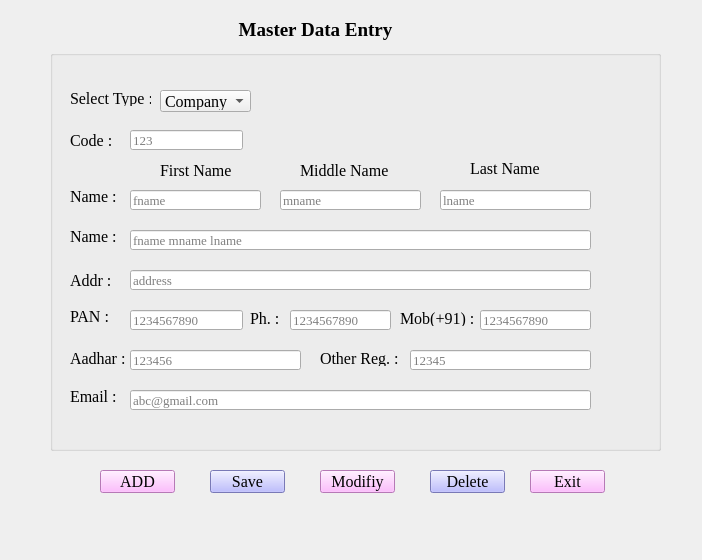
<?xml version="1.0" encoding="UTF-8"?>
<ui version="4.0">
 <class>CompanyDetails</class>
 <widget class="QMainWindow" name="CompanyDetails">
  <property name="geometry">
   <rect>
    <x>0</x>
    <y>0</y>
    <width>702</width>
    <height>560</height>
   </rect>
  </property>
  <property name="windowTitle">
   <string>MainWindow</string>
  </property>
  <property name="styleSheet">
   <string notr="true">border-bottom-color: rgb(255, 85, 0);</string>
  </property>
  <widget class="QWidget" name="centralwidget">
   <widget class="QGroupBox" name="groupBox">
    <property name="geometry">
     <rect>
      <x>50</x>
      <y>50</y>
      <width>611</width>
      <height>401</height>
     </rect>
    </property>
    <property name="font">
     <font>
      <family>Times New Roman</family>
      <pointsize>14</pointsize>
      <weight>75</weight>
      <bold>true</bold>
     </font>
    </property>
    <property name="styleSheet">
     <string notr="true">QGroupBox {border: 2px solid orange;};</string>
    </property>
    <property name="title">
     <string/>
    </property>
    <property name="alignment">
     <set>Qt::AlignCenter</set>
    </property>
    <widget class="QLabel" name="label1">
     <property name="geometry">
      <rect>
       <x>20</x>
       <y>80</y>
       <width>51</width>
       <height>20</height>
      </rect>
     </property>
     <property name="font">
      <font>
       <family>Times New Roman</family>
       <pointsize>12</pointsize>
       <weight>50</weight>
       <bold>false</bold>
      </font>
     </property>
     <property name="text">
      <string>Code :</string>
     </property>
    </widget>
    <widget class="QLineEdit" name="lineEdit1">
     <property name="geometry">
      <rect>
       <x>80</x>
       <y>80</y>
       <width>113</width>
       <height>20</height>
      </rect>
     </property>
     <property name="font">
      <font>
       <family>Times New Roman</family>
       <pointsize>10</pointsize>
       <weight>50</weight>
       <bold>false</bold>
      </font>
     </property>
     <property name="styleSheet">
      <string notr="true">gridline-color: rgb(255, 85, 0);</string>
     </property>
     <property name="placeholderText">
      <string>123</string>
     </property>
    </widget>
    <widget class="QLabel" name="label3">
     <property name="geometry">
      <rect>
       <x>110</x>
       <y>110</y>
       <width>71</width>
       <height>20</height>
      </rect>
     </property>
     <property name="font">
      <font>
       <family>Times New Roman</family>
       <pointsize>12</pointsize>
       <weight>50</weight>
       <bold>false</bold>
      </font>
     </property>
     <property name="text">
      <string>First Name</string>
     </property>
    </widget>
    <widget class="QLabel" name="label4">
     <property name="geometry">
      <rect>
       <x>250</x>
       <y>110</y>
       <width>91</width>
       <height>20</height>
      </rect>
     </property>
     <property name="font">
      <font>
       <family>Times New Roman</family>
       <pointsize>12</pointsize>
       <weight>50</weight>
       <bold>false</bold>
      </font>
     </property>
     <property name="text">
      <string>Middle Name</string>
     </property>
    </widget>
    <widget class="QLabel" name="label5">
     <property name="geometry">
      <rect>
       <x>420</x>
       <y>110</y>
       <width>71</width>
       <height>16</height>
      </rect>
     </property>
     <property name="font">
      <font>
       <family>Times New Roman</family>
       <pointsize>12</pointsize>
       <weight>50</weight>
       <bold>false</bold>
      </font>
     </property>
     <property name="text">
      <string>Last Name</string>
     </property>
    </widget>
    <widget class="QLabel" name="label6">
     <property name="geometry">
      <rect>
       <x>20</x>
       <y>140</y>
       <width>47</width>
       <height>13</height>
      </rect>
     </property>
     <property name="font">
      <font>
       <family>Times New Roman</family>
       <pointsize>12</pointsize>
       <weight>50</weight>
       <bold>false</bold>
      </font>
     </property>
     <property name="text">
      <string>Name : </string>
     </property>
    </widget>
    <widget class="QLineEdit" name="lineEdit3">
     <property name="geometry">
      <rect>
       <x>80</x>
       <y>140</y>
       <width>131</width>
       <height>20</height>
      </rect>
     </property>
     <property name="font">
      <font>
       <family>Times New Roman</family>
       <pointsize>10</pointsize>
       <weight>50</weight>
       <bold>false</bold>
      </font>
     </property>
     <property name="placeholderText">
      <string>fname</string>
     </property>
    </widget>
    <widget class="QLineEdit" name="lineEdit4">
     <property name="geometry">
      <rect>
       <x>230</x>
       <y>140</y>
       <width>141</width>
       <height>20</height>
      </rect>
     </property>
     <property name="font">
      <font>
       <family>Times New Roman</family>
       <pointsize>10</pointsize>
       <weight>50</weight>
       <bold>false</bold>
      </font>
     </property>
     <property name="placeholderText">
      <string>mname</string>
     </property>
    </widget>
    <widget class="QLineEdit" name="lineEdit5">
     <property name="geometry">
      <rect>
       <x>390</x>
       <y>140</y>
       <width>151</width>
       <height>20</height>
      </rect>
     </property>
     <property name="font">
      <font>
       <family>Times New Roman</family>
       <pointsize>10</pointsize>
       <weight>50</weight>
       <bold>false</bold>
      </font>
     </property>
     <property name="placeholderText">
      <string>lname</string>
     </property>
    </widget>
    <widget class="QLabel" name="label7">
     <property name="geometry">
      <rect>
       <x>20</x>
       <y>180</y>
       <width>47</width>
       <height>13</height>
      </rect>
     </property>
     <property name="font">
      <font>
       <family>Times New Roman</family>
       <pointsize>12</pointsize>
       <weight>50</weight>
       <bold>false</bold>
      </font>
     </property>
     <property name="text">
      <string>Name : </string>
     </property>
    </widget>
    <widget class="QLineEdit" name="lineEdit6">
     <property name="geometry">
      <rect>
       <x>80</x>
       <y>180</y>
       <width>461</width>
       <height>20</height>
      </rect>
     </property>
     <property name="font">
      <font>
       <family>Times New Roman</family>
       <pointsize>10</pointsize>
       <weight>50</weight>
       <bold>false</bold>
      </font>
     </property>
     <property name="placeholderText">
      <string>fname mname lname</string>
     </property>
    </widget>
    <widget class="QLabel" name="label8">
     <property name="geometry">
      <rect>
       <x>20</x>
       <y>220</y>
       <width>47</width>
       <height>20</height>
      </rect>
     </property>
     <property name="font">
      <font>
       <family>Times New Roman</family>
       <pointsize>12</pointsize>
       <weight>50</weight>
       <bold>false</bold>
      </font>
     </property>
     <property name="text">
      <string>Addr :</string>
     </property>
    </widget>
    <widget class="QLineEdit" name="lineEdit7">
     <property name="geometry">
      <rect>
       <x>80</x>
       <y>220</y>
       <width>461</width>
       <height>20</height>
      </rect>
     </property>
     <property name="font">
      <font>
       <family>Times New Roman</family>
       <pointsize>10</pointsize>
       <weight>50</weight>
       <bold>false</bold>
      </font>
     </property>
     <property name="placeholderText">
      <string>address</string>
     </property>
    </widget>
    <widget class="QLabel" name="label9">
     <property name="geometry">
      <rect>
       <x>20</x>
       <y>260</y>
       <width>47</width>
       <height>13</height>
      </rect>
     </property>
     <property name="font">
      <font>
       <family>Times New Roman</family>
       <pointsize>12</pointsize>
       <weight>50</weight>
       <bold>false</bold>
      </font>
     </property>
     <property name="text">
      <string>PAN :</string>
     </property>
    </widget>
    <widget class="QLineEdit" name="lineEdit">
     <property name="geometry">
      <rect>
       <x>80</x>
       <y>260</y>
       <width>113</width>
       <height>20</height>
      </rect>
     </property>
     <property name="font">
      <font>
       <family>Times New Roman</family>
       <pointsize>10</pointsize>
       <weight>50</weight>
       <bold>false</bold>
      </font>
     </property>
     <property name="placeholderText">
      <string>1234567890</string>
     </property>
    </widget>
    <widget class="QLabel" name="label">
     <property name="geometry">
      <rect>
       <x>200</x>
       <y>260</y>
       <width>31</width>
       <height>16</height>
      </rect>
     </property>
     <property name="font">
      <font>
       <family>Times New Roman</family>
       <pointsize>12</pointsize>
       <weight>50</weight>
       <bold>false</bold>
      </font>
     </property>
     <property name="text">
      <string>Ph. :</string>
     </property>
    </widget>
    <widget class="QLineEdit" name="lineEdit_2">
     <property name="geometry">
      <rect>
       <x>240</x>
       <y>260</y>
       <width>101</width>
       <height>20</height>
      </rect>
     </property>
     <property name="font">
      <font>
       <family>Times New Roman</family>
       <pointsize>10</pointsize>
       <weight>50</weight>
       <bold>false</bold>
      </font>
     </property>
     <property name="placeholderText">
      <string>1234567890</string>
     </property>
    </widget>
    <widget class="QLabel" name="label_2">
     <property name="geometry">
      <rect>
       <x>350</x>
       <y>260</y>
       <width>81</width>
       <height>16</height>
      </rect>
     </property>
     <property name="font">
      <font>
       <family>Times New Roman</family>
       <pointsize>12</pointsize>
       <weight>50</weight>
       <bold>false</bold>
      </font>
     </property>
     <property name="text">
      <string>Mob(+91) :</string>
     </property>
    </widget>
    <widget class="QLineEdit" name="lineEdit_3">
     <property name="geometry">
      <rect>
       <x>430</x>
       <y>260</y>
       <width>111</width>
       <height>20</height>
      </rect>
     </property>
     <property name="font">
      <font>
       <family>Times New Roman</family>
       <pointsize>10</pointsize>
       <weight>50</weight>
       <bold>false</bold>
      </font>
     </property>
     <property name="placeholderText">
      <string>1234567890</string>
     </property>
    </widget>
    <widget class="QLabel" name="label_3">
     <property name="geometry">
      <rect>
       <x>20</x>
       <y>300</y>
       <width>61</width>
       <height>16</height>
      </rect>
     </property>
     <property name="font">
      <font>
       <family>Times New Roman</family>
       <pointsize>12</pointsize>
       <weight>50</weight>
       <bold>false</bold>
      </font>
     </property>
     <property name="text">
      <string>Aadhar : </string>
     </property>
    </widget>
    <widget class="QLineEdit" name="lineEdit_4">
     <property name="geometry">
      <rect>
       <x>80</x>
       <y>300</y>
       <width>171</width>
       <height>20</height>
      </rect>
     </property>
     <property name="font">
      <font>
       <family>Times New Roman</family>
       <pointsize>10</pointsize>
       <weight>50</weight>
       <bold>false</bold>
      </font>
     </property>
     <property name="placeholderText">
      <string>123456</string>
     </property>
    </widget>
    <widget class="QLabel" name="label_4">
     <property name="geometry">
      <rect>
       <x>270</x>
       <y>300</y>
       <width>81</width>
       <height>16</height>
      </rect>
     </property>
     <property name="font">
      <font>
       <family>Times New Roman</family>
       <pointsize>12</pointsize>
       <weight>50</weight>
       <bold>false</bold>
      </font>
     </property>
     <property name="text">
      <string>Other Reg. :</string>
     </property>
    </widget>
    <widget class="QLineEdit" name="lineEdit_5">
     <property name="geometry">
      <rect>
       <x>360</x>
       <y>300</y>
       <width>181</width>
       <height>20</height>
      </rect>
     </property>
     <property name="font">
      <font>
       <family>Times New Roman</family>
       <pointsize>10</pointsize>
       <weight>50</weight>
       <bold>false</bold>
      </font>
     </property>
     <property name="placeholderText">
      <string>12345</string>
     </property>
    </widget>
    <widget class="QLabel" name="label_5">
     <property name="geometry">
      <rect>
       <x>20</x>
       <y>340</y>
       <width>47</width>
       <height>13</height>
      </rect>
     </property>
     <property name="font">
      <font>
       <family>Times New Roman</family>
       <pointsize>12</pointsize>
       <weight>50</weight>
       <bold>false</bold>
      </font>
     </property>
     <property name="text">
      <string>Email : </string>
     </property>
    </widget>
    <widget class="QLineEdit" name="lineEdit_6">
     <property name="geometry">
      <rect>
       <x>80</x>
       <y>340</y>
       <width>461</width>
       <height>20</height>
      </rect>
     </property>
     <property name="font">
      <font>
       <family>Times New Roman</family>
       <pointsize>10</pointsize>
       <weight>50</weight>
       <bold>false</bold>
      </font>
     </property>
     <property name="placeholderText">
      <string>abc@gmail.com</string>
     </property>
    </widget>
    <widget class="QLabel" name="label_7">
     <property name="geometry">
      <rect>
       <x>20</x>
       <y>40</y>
       <width>81</width>
       <height>16</height>
      </rect>
     </property>
     <property name="font">
      <font>
       <family>Times New Roman</family>
       <pointsize>12</pointsize>
      </font>
     </property>
     <property name="text">
      <string>Select Type : </string>
     </property>
    </widget>
    <widget class="QComboBox" name="comboBox">
     <property name="geometry">
      <rect>
       <x>110</x>
       <y>40</y>
       <width>91</width>
       <height>22</height>
      </rect>
     </property>
     <property name="font">
      <font>
       <family>Times New Roman</family>
       <pointsize>12</pointsize>
      </font>
     </property>
     <item>
      <property name="text">
       <string>Company</string>
      </property>
     </item>
     <item>
      <property name="text">
       <string>Distributor</string>
      </property>
     </item>
     <item>
      <property name="text">
       <string>Dealer</string>
      </property>
     </item>
     <item>
      <property name="text">
       <string>Supplier</string>
      </property>
     </item>
     <item>
      <property name="text">
       <string>Customer</string>
      </property>
     </item>
    </widget>
   </widget>
   <widget class="QLabel" name="label_6">
    <property name="geometry">
     <rect>
      <x>200</x>
      <y>20</y>
      <width>231</width>
      <height>20</height>
     </rect>
    </property>
    <property name="font">
     <font>
      <family>Times New Roman</family>
      <pointsize>14</pointsize>
      <weight>75</weight>
      <bold>true</bold>
     </font>
    </property>
    <property name="text">
     <string>Master Data Entry</string>
    </property>
    <property name="alignment">
     <set>Qt::AlignCenter</set>
    </property>
   </widget>
   <widget class="QPushButton" name="pushButton">
    <property name="geometry">
     <rect>
      <x>100</x>
      <y>470</y>
      <width>75</width>
      <height>23</height>
     </rect>
    </property>
    <property name="font">
     <font>
      <family>Times New Roman</family>
      <pointsize>12</pointsize>
     </font>
    </property>
    <property name="styleSheet">
     <string notr="true">background-color: rgb(255, 170, 255);</string>
    </property>
    <property name="text">
     <string>ADD</string>
    </property>
   </widget>
   <widget class="QPushButton" name="pushButton_2">
    <property name="geometry">
     <rect>
      <x>210</x>
      <y>470</y>
      <width>75</width>
      <height>23</height>
     </rect>
    </property>
    <property name="font">
     <font>
      <family>Times New Roman</family>
      <pointsize>12</pointsize>
     </font>
    </property>
    <property name="styleSheet">
     <string notr="true">background-color: rgb(170, 170, 255);</string>
    </property>
    <property name="text">
     <string>Save</string>
    </property>
   </widget>
   <widget class="QPushButton" name="pushButton_3">
    <property name="geometry">
     <rect>
      <x>320</x>
      <y>470</y>
      <width>75</width>
      <height>23</height>
     </rect>
    </property>
    <property name="font">
     <font>
      <family>Times New Roman</family>
      <pointsize>12</pointsize>
     </font>
    </property>
    <property name="styleSheet">
     <string notr="true">background-color: rgb(255, 170, 255);</string>
    </property>
    <property name="text">
     <string>Modifiy</string>
    </property>
   </widget>
   <widget class="QPushButton" name="pushButton_4">
    <property name="geometry">
     <rect>
      <x>530</x>
      <y>470</y>
      <width>75</width>
      <height>23</height>
     </rect>
    </property>
    <property name="font">
     <font>
      <family>Times New Roman</family>
      <pointsize>12</pointsize>
     </font>
    </property>
    <property name="styleSheet">
     <string notr="true">background-color: rgb(255, 170, 255);</string>
    </property>
    <property name="text">
     <string>Exit</string>
    </property>
   </widget>
   <widget class="QPushButton" name="pushButton_5">
    <property name="geometry">
     <rect>
      <x>430</x>
      <y>470</y>
      <width>75</width>
      <height>23</height>
     </rect>
    </property>
    <property name="font">
     <font>
      <family>Times New Roman</family>
      <pointsize>12</pointsize>
     </font>
    </property>
    <property name="styleSheet">
     <string notr="true">background-color: rgb(170, 170, 255);</string>
    </property>
    <property name="text">
     <string>Delete</string>
    </property>
   </widget>
  </widget>
  <widget class="QMenuBar" name="menubar">
   <property name="geometry">
    <rect>
     <x>0</x>
     <y>0</y>
     <width>702</width>
     <height>21</height>
    </rect>
   </property>
  </widget>
  <widget class="QStatusBar" name="statusbar"/>
 </widget>
 <resources/>
 <connections/>
</ui>
